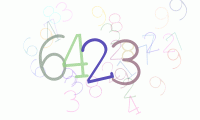
#> input picture modern_parcel/pics/secpic_raw.png, 200 x 120 px
$ python -i pic_enh.py   (imports and definitions only)
#> lines starting #> are read from the running program, lines starting #| are printed output that depends on the picture; after the words box and inside, x2 and y2 are one past the last pixel; in counts of white or black regions, pixels touching at a corner belong together
import os
from PIL import Image, ImageEnhance

def enhance_pic(path: str, save_directory: str) -> None:
#> called with path = 'pics/secpic_raw.png', save_directory = 'out.png'
    image = Image.open(os.path.abspath(f'{path}'))
#> image is the input picture: PIL image 200x120 RGB; mean R, G, B 246.1, 247.5, 246.7

    if image.mode != "RGB":
        image = image.convert("RGB")

    brightness_factor = 1.2
    enhancer_b = ImageEnhance.Brightness(image)
    bright_img = enhancer_b.enhance(brightness_factor)
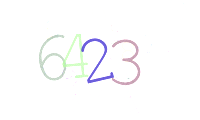
#> bright_img: PIL image 200x120 RGB; mean R, G, B 251.8, 251.8, 252.6

    contrast_factor = 1.5
    enhancer_c = ImageEnhance.Contrast(bright_img)
    final_img = enhancer_c.enhance(contrast_factor)
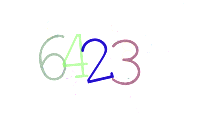
#> final_img: PIL image 200x120 RGB; mean R, G, B 250.2, 250.3, 251.5

    final_img = final_img.convert('1')
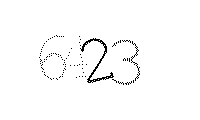
#> final_img: PIL image 200x120 1; 98.2% white; black in thin lines or dots, all inside (x1, y1, x2, y2) = (39, 35, 140, 85)
    final_img.save(f"{save_directory}")

>>> result = enhance_pic('pics/secpic_raw.png', 'out.png')
